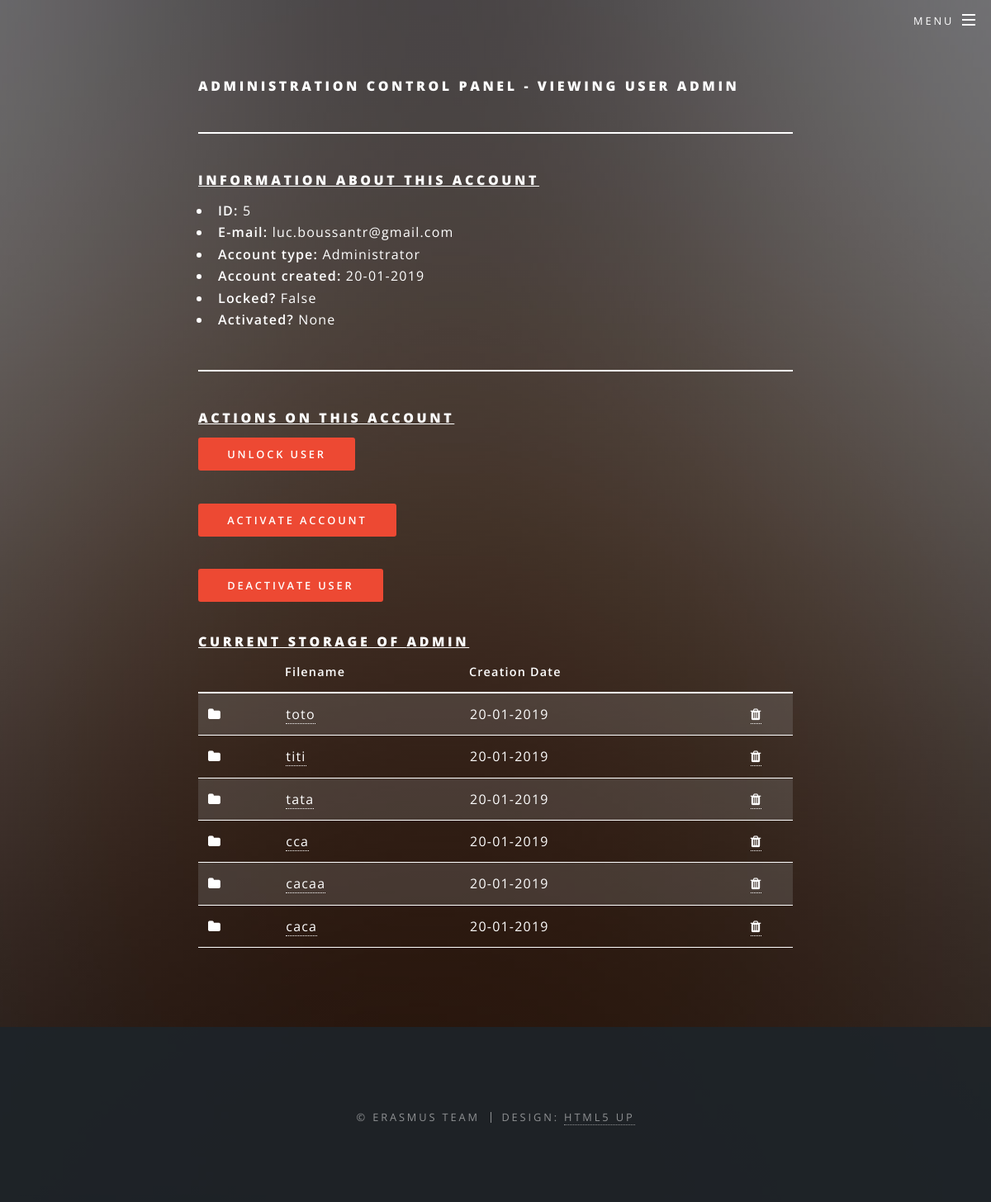
Page /a/profile/5 (signed in) on the earlier database version.
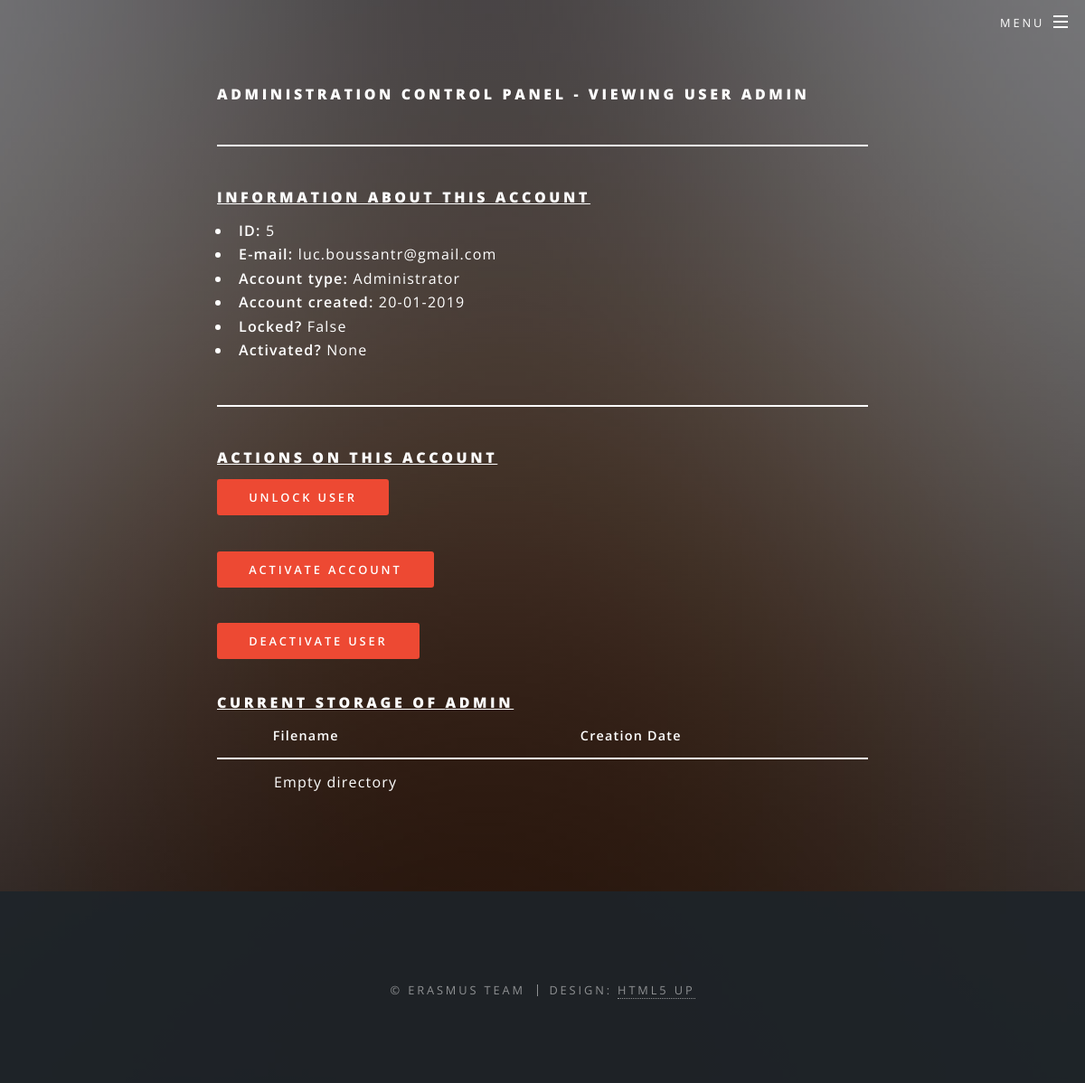
Same page on the later database version.
### app/models.py (models this page shows, shortened)
class User(UserMixin, db.Model):
    __tablename__ = 'User'
    id = db.Column(db.Integer, primary_key=True)
    username = db.Column(db.String(64), index=True, unique=True)
    email = db.Column(db.String(120), index=True, unique=True)
    hashPassword = db.Column(db.String(128))
    role = db.Column(db.Enum(Role))
    creationDate = db.Column(db.DateTime, index=True, default=datetime.utcnow)
    locked = db.Column(db.Boolean)
    failedLogin = db.Column(db.Integer, default=0)
    logs = db.relationship('Log', backref='user', lazy='dynamic')
    confirmed = db.Column(db.Boolean)
    otp_secret = db.Column(db.String(16))
    activated = db.Column(db.Boolean)

class Folder(db.Model):
    __tablename__ = 'Folder'
    id = db.Column(db.Integer, primary_key=True)
    name = db.Column(db.String(24))
    creationDate = db.Column(db.DateTime, index=True, default=datetime.utcnow)
    folderId = db.Column(db.Integer, db.ForeignKey('Folder.id'))
    subFiles = db.relationship('File', backref='parent', lazy='dynamic')
    parent = db.relationship("Folder", remote_side=[id], backref='subFolders')
    AccessFolder = db.relationship('User', secondary=AccessFolder, lazy='dynamic',
                                   backref=db.backref('folders', lazy=True))

### app/routes.py (the view)
@app.route('/a/profile/<id>')
@login_required
def profile(id):
    user = User.query.filter_by(id=id).first()
    files = user.files
    folders = user.folders
    return render_template('/a/profile.html', title="Administration control panel", user=user, files=files, folders=folders)

### app/models.py (called while the page is built)
@login.user_loader
def load_user(id):
    return User.query.get(int(id))

### app/templates/a/profile.html (shortened to what this page needs)
{% extends "base.html" %}
{% block content %}
  <h1>Administration control panel - Viewing user {{ user.username }}</h1>
  <hr />
  <h1><u>Information about this account</u></h1>
  <ul>
    <li><b>ID:</b> {{ user.id }}</li>
    <li><b>E-mail:</b> {{ user.email }}</li>
    <li><b>Account type:</b> {% if user.role == 1 %} User {% else %} Administrator {% endif %}</li>
    <li><b>Account created:</b> {{ user.creationDate.strftime("%d-%m-%Y") }}</li>
    <li><b>Locked?</b> {{ user.locked }}</li>
    <li><b>Activated?</b> {{ user.activated }}</li>
  </ul>
  <hr />
  <h1><u>Actions on this account</u></h1>
  <p><a href="{{ url_for('unlock_user', id=user.id) }}" class="button primary">Unlock user</a></p>
  <p><a href="{{ url_for('activate_user', id=user.id) }}" class="button primary">Activate account</a></p>
  <p><a href="{{ url_for('deactivate_user', id=user.id) }}" class="button primary">Deactivate user</a></p>
  <h1><u>Current storage of {{ user.username }}</u></h1>
  <table class="table table-dark" >
          <thead>
            <tr>
              <th scope="col"> </th>
              <th scope="col">Filename</th>
              <th scope="col">Creation Date</th>
              <th scope="col"></th>
            </tr>
          </thead>
  <tbody>
      {% if files or folders %}
          {% if folders %}
              {% for folder in folders %}
                  <tr>
                      <td><span class="fa fa-folder"></span></td>
                      <td><a href="{{ url_for('index') }}/{{ folder.name }}">{{ folder.name }}</a></td>
                      <td>{{ folder.creationDate.strftime('%d-%m-%Y') }}</td>
                      <td style="text-align: center"><a href="{{ url_for('deleteFolder', id=folder.id) }}"><span class="fa fa-trash"></span></a></td>
                  </tr>
              {% endfor %}
          {% endif %}
      {% else %}
      <tr id="table_empty_row" style="background: none; border:0px;">
          <td></td>
          <td>Empty directory</td>
      </tr>
      {% endif %}
  </tbody>
  </table>
{% endblock %}

### app/templates/base.html (shortened to what this page needs)
<!DOCTYPE HTML>
<html lang="en">
	<head>
		<link rel="stylesheet" href="{{ url_for('static', filename='css/main.css') }}" />
	</head>
	<body class="landing is-preload">
			<div id="page-wrapper">
					<header id="header" class="alt">
						<nav id="nav">
							<ul>
								<li class="special">
									<a href="#menu" class="menuToggle"><span>Menu</span></a>
								</li>
							</ul>
						</nav>
					</header>
					<section id="cta" class="wrapper style4">
						<div class="inner">
							<div style="width:100%">
								{% block content %}{% endblock %}
							</div>
						</div>
					</section>
					<footer id="footer">
						<ul class="copyright">
							<li>&copy; erasmus team</li><li>Design: <a href="http://html5up.net">HTML5 UP</a></li>
						</ul>
					</footer>
			</div>
	</body>
</html>

Differences in the rows shown:
removed Folder: name "toto", creationDate "20-01-2019"
removed Folder: name "titi", creationDate "20-01-2019"
removed Folder: name "tata", creationDate "20-01-2019"
removed Folder: name "cca", creationDate "20-01-2019"
removed Folder: name "cacaa", creationDate "20-01-2019"
removed Folder: name "caca", creationDate "20-01-2019"
Other differences:
text now shown: "Empty directory"
